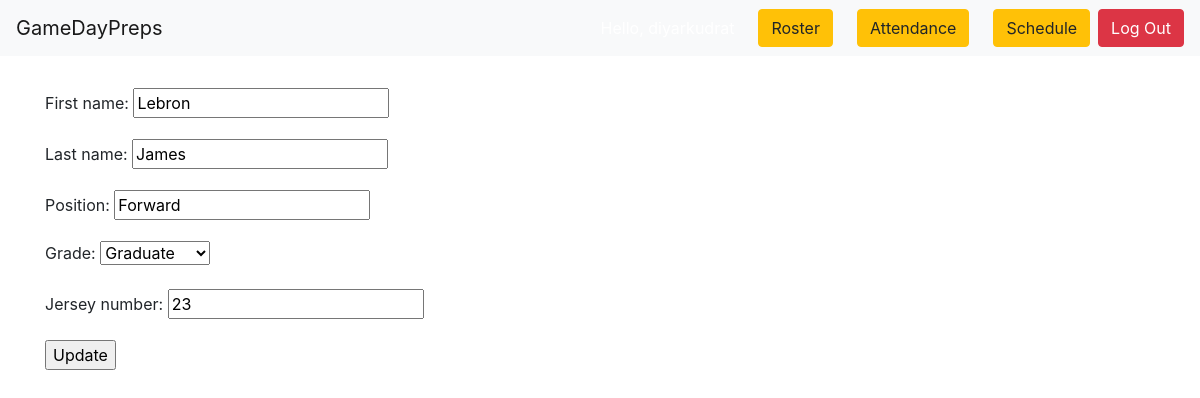
The page /2/edit/ (signed in) on the database as committed earlier.
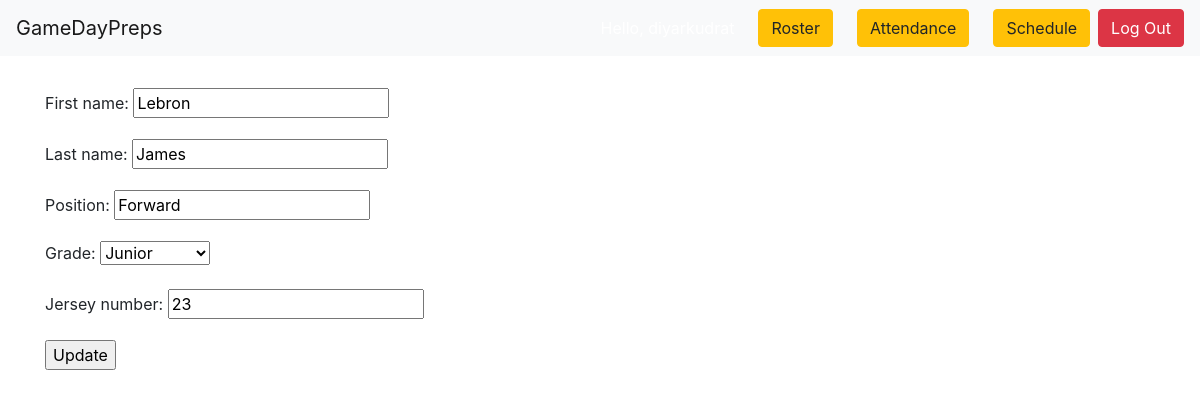
The same page on the database as committed later.
### roster/models.py (models this page shows, shortened)
class Player(models.Model):
    first_name = models.CharField(max_length=50)
    last_name = models.CharField(max_length=50)
    position = models.CharField(max_length=25)
    grade = models.CharField(max_length=50, choices=school_grade_choices, blank=True)
    jersey_number = models.CharField(max_length=3, null=True)

### roster/views.py (the view)
# urls.py: path('<int:pk>/edit/', EditPlayerView.as_view(), name="edit-player-profile"),
class EditPlayerView(UpdateView):
    model = Player
    fields = ['first_name', 'last_name', 'position', 'grade', 'jersey_number']
    template_name = 'player_edit.html'
    success_url = reverse_lazy('roster-list-page')

### roster/templates/player_edit.html
{% extends 'base.html' %}
{% block content %}
<form method="post">{% csrf_token %}
    {{ form.as_p }}
    <input type="submit" value="Update">
</form>
{% endblock %}

Rows that differ between the two databases and show on the page:
changed Player "Lebron": grade "Graduate" → "Junior"
